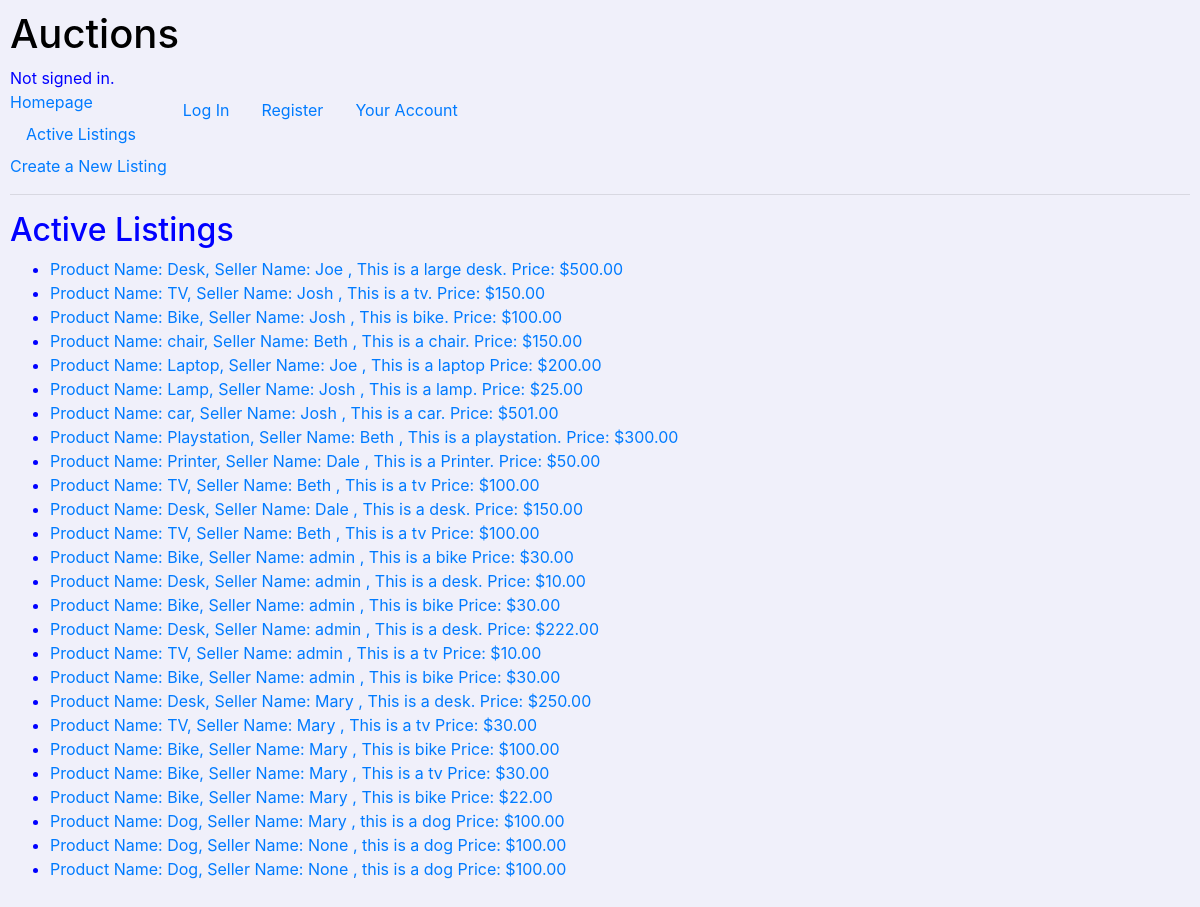
The app's page /, older data.
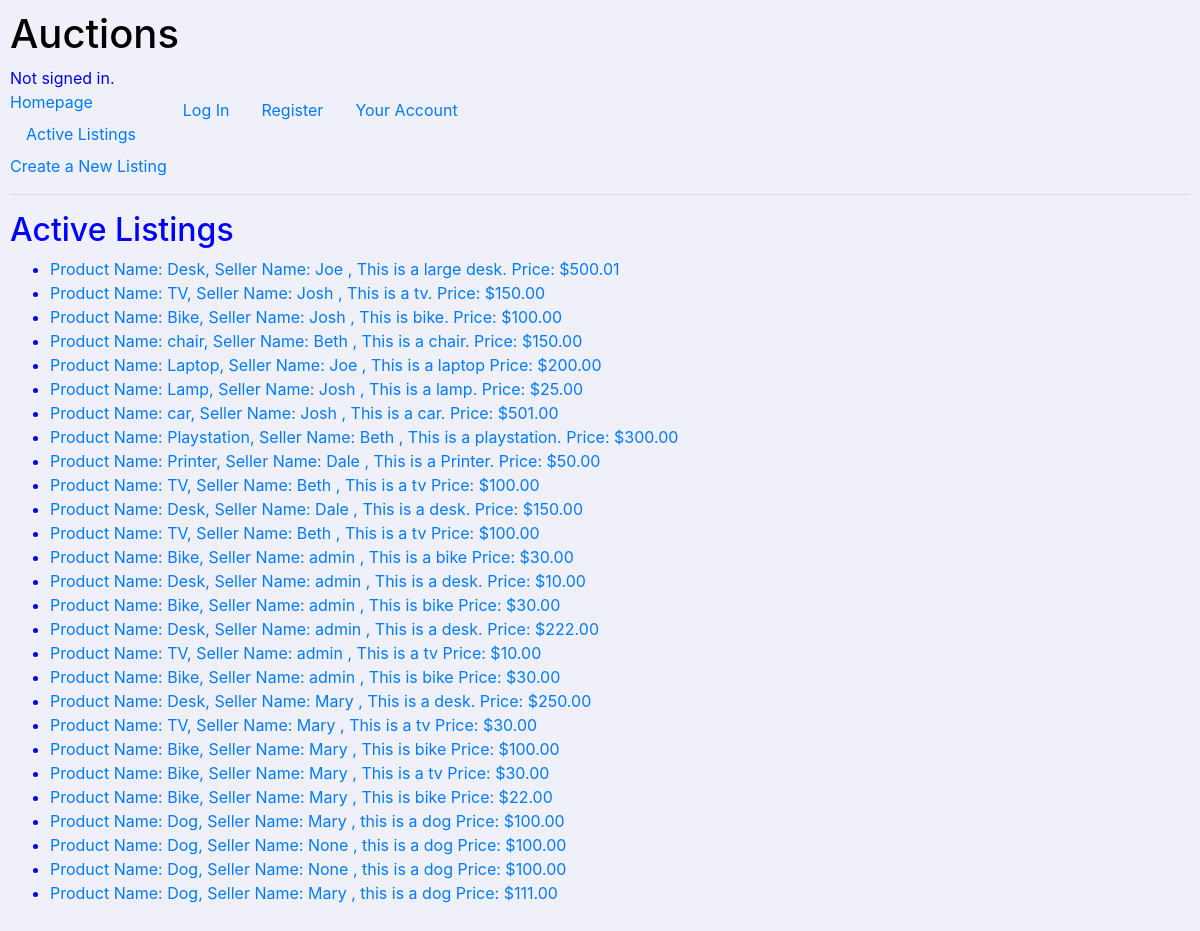
The same page, newer data.
### auctions/models.py (models this page shows)
class AuctionListing(models.Model):
    product_name = models.CharField(max_length=50, blank=False)
    price = models.DecimalField(max_digits=6, decimal_places=2)
    created_at = models.DateTimeField(auto_now_add=True)
    product_image = models.ImageField(
        null=True, blank=True, upload_to="images/")
    brief_description = models.CharField(
        max_length=200, blank=True, default=0.0)
    seller_name = models.ForeignKey(
        User, on_delete=models.CASCADE, related_name="sellername", blank=True, null=True)
    def __str__(self):
        return f"Product Name: {self.product_name}, Seller Name: {self.seller_name} "

class User(AbstractUser):
    pass

### auctions/views.py (the view)
# urls.py: path("", views.index, name="index"),
def index(request):
    auctions = AuctionListing.objects.all()
    return render(request, "auctions/index.html", {'auctions': auctions})

### auctions/templates/auctions/index.html
{% extends "auctions/layout.html" %}
{% block body %}
<div>
    <h2>Active Listings</h2>
    <ul>
    {% for auction in auctions %}
    <li>
    <a href="{% url 'listingpage' auction.id %}">{{ auction }},
        {{auction.brief_description}} Price: ${{auction.price}}</br></a>
   </li>
    {% endfor %}
    </ul>
</div>
{% endblock %}

Row changes from the older to the newer data that the page shows:
changed AuctionListing "This is a large desk.": price "500.00" → "500.01"
added AuctionListing: product_name+seller_name "Product Name: Dog, Seller Name: Mary", brief_description "this is a dog", price "111.00"
